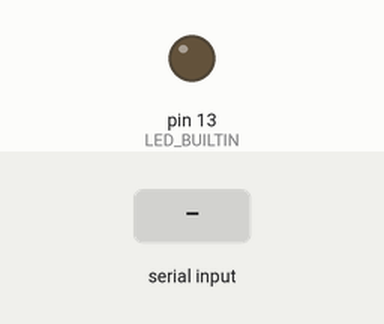
A sketch run on a simulated Arduino Uno, built with avr-gcc and run on an emulated ATmega328P. On the bench: output pins drawn as LEDs (lit = HIGH). The inputs (shaded band) are chosen by the test bench.

Above: at 1.2 s.
1.3 s: "O" received over Serial
At 2.0 s:
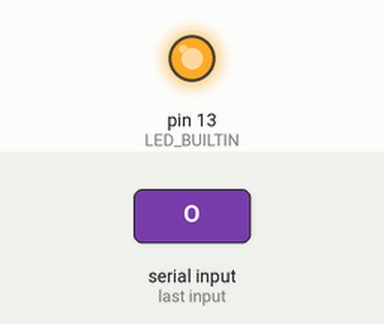
2.8 s: "F" received over Serial
At 3.2 s:
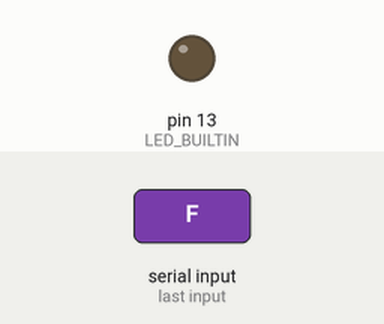
Timing chart, 0 to 5.8 s (numbered marks = the images above; inputs shaded):
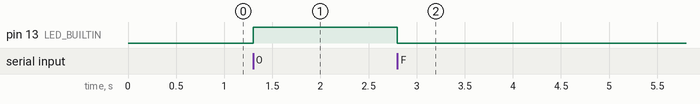

The sketch:

Arduino_Communication_Python.ino
```cpp
void setup() {
  pinMode(LED_BUILTIN, OUTPUT);
  Serial.begin(9600); // Set baud rate
}

void loop() {
  if (Serial.available()) {
    char command = Serial.read();
    if (command == 'O') {
      digitalWrite(LED_BUILTIN, HIGH);
    } else if (command == 'F') {
      digitalWrite(LED_BUILTIN, LOW);
    }
  }
}
```

Measured:
- after the input at 1.3 s, pin 13 (LED_BUILTIN): LOW → HIGH at once
- after the input at 2.8 s, pin 13 (LED_BUILTIN): HIGH → LOW at once
